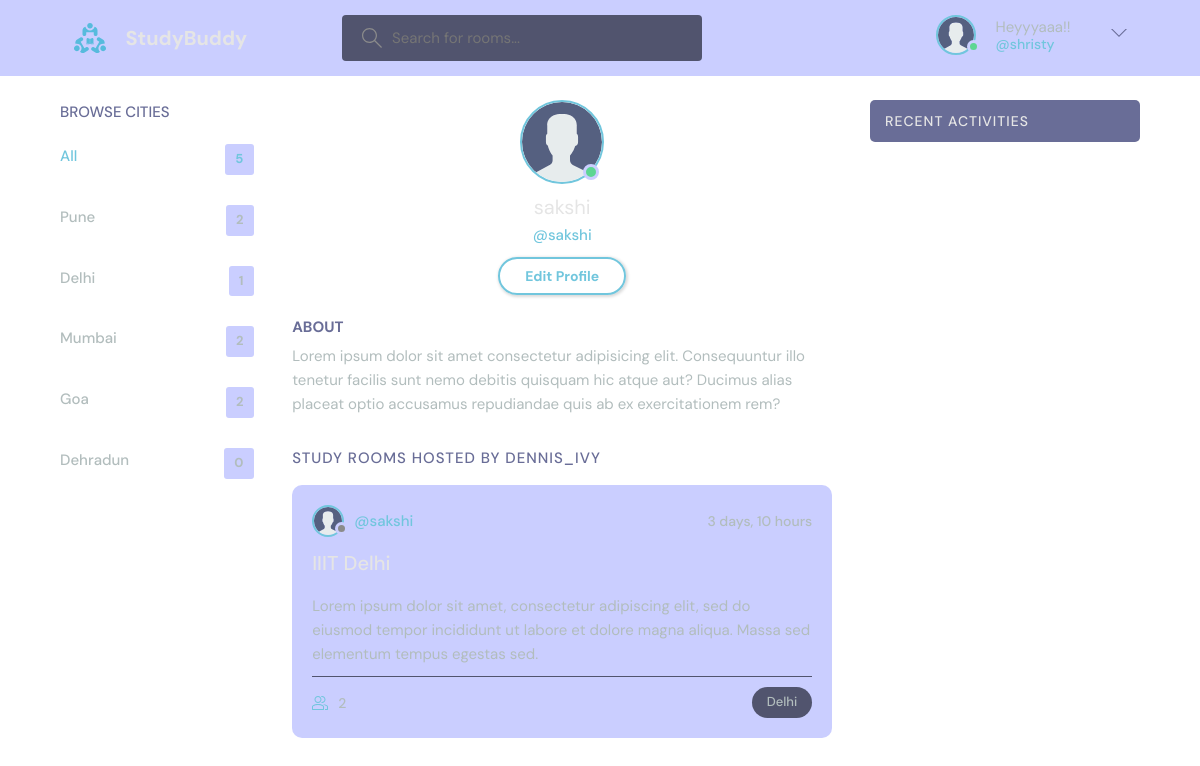
The app's page /profile/2/ (signed in) with its own data.
### base/models.py (models this page shows, shortened)
class City(models.Model):
    name = models.CharField(max_length=200)

class Room(models.Model):
    host = models.ForeignKey(User, on_delete=models.SET_NULL, null=True)
    city = models.ForeignKey(City, on_delete=models.SET_NULL, null=True)
    name = models.CharField(max_length=200)
    description = models.TextField(null=True, blank=True)
    participants = models.ManyToManyField(User, related_name='participants', blank=True)
    updated = models.DateTimeField(auto_now = True)
    created = models.DateTimeField(auto_now_add = True)
    class Meta:
        ordering = ['-updated', '-created']

### base/views.py (the view)
# urls.py: path('profile/<str:pk>/', views.userProfile, name="user-profile"),
def userProfile(request, pk):
    user = User.objects.get(id=pk)
    rooms = user.room_set.all()
    room_messages = user.message_set.all()
    citys = City.objects.all()
    context = {'user':user, 'rooms':rooms, 'citys':citys, 'room_messages':room_messages}
    return render(request, 'base/profile.html', context)

### base/templates/base/profile.html
{% extends 'main.html' %}
{%load static%}
{% block content %}
  <main class="profile-page layout layout--3">
    <div class="container">
      {% include 'base/city_component.html' %}
      <div class="roomList">
        <div class="profile">
          <div class="profile__avatar">
            <div class="avatar avatar--large active">
              <img src= "{% static 'images/avatar.svg' %}" />
            </div>
          </div>
          <div class="profile__info">
            <h3>{{user.username}}</h3>
            <p>@{{user.username}}</p>
            <a href="edit-user.html" class="btn btn--main btn--pill">Edit Profile</a>
          </div>
          <div class="profile__about">
            <h3>About</h3>
            <p>
              Lorem ipsum dolor sit amet consectetur adipisicing elit. Consequuntur illo tenetur
              facilis sunt nemo debitis quisquam hic atque aut? Ducimus alias placeat optio
              accusamus repudiandae quis ab ex exercitationem rem?
            </p>
          </div>
        </div>
        <div class="roomList__header">
          <div>
            <h2>Study Rooms Hosted by dennis_ivy</a>
            </h2>
          </div>
        </div>
        {% include 'base/feed_component.html' %}
      </div>
      {% include 'base/activity_component.html' %}
    </div>
  </main>
  {% endblock content%}

### templates/navbar.html (shortened to what this page needs)
{% load static %}
<header class="header header--loggedIn">
    <div class="container">
      <a href="{% url 'home' %}" class="header__logo">
        <img src="{% static 'images/logo.svg' %}" />
        <h1>StudyBuddy</h1>
      </a>
      <form class="header__search" method="GET" action="{% url 'home' %}">
        <label>
          <input name="q" placeholder="Search for rooms..." />
        </label>
      </form>
      <nav class="header__menu">
        {% if request.user.is_authenticated %}
        <div class="header__user">
          <p>
            <div class="avatar avatar--medium active">
                <img src="{% static 'images/avatar.svg' %}" />
            </div>
            <p>Heyyyaaa!! <span>@{{request.user.username}}</span></p>
          </p>
          <button class="dropdown-button">
            <svg version="1.1" xmlns="http://www.w3.org/2000/svg" width="32" height="32" viewBox="0 0 32 32">
              <title>chevron-down</title>
              <path d="M16 21l-13-13h-3l16 16 16-16h-3l-13 13z"></path>
            </svg>
          </button>
        </div>
        {%else%}
        <a href="{% url 'login' %}">
          <img src= "{% static 'images/avatar.svg' %}" />
          <p>Login</p>
        </a>
        {%endif %}
      </nav>
    </div>
  </header>

### base/templates/base/city_component.html
<div class="topics">
    <div class="topics__header">
      <h2>Browse Cities</h2>
    </div>
    <ul class="topics__list">
      <li>
        <a href="{% url 'home' %}" class="active">All <span>{{citys.count}}</span></a>
      </li>
        {% for city in citys %}
        <li>
            <a href = "{% url 'home' %}?q={{city.name}}"> {{city.name}} <span> {{city.room_set.all.count}} </span> </a>
        </li>
        {% endfor%}
    </ul>
  </div>

### base/templates/base/feed_component.html (shortened to what this page needs)
{% load static%}
{% for room in rooms %}
<div class="roomListRoom">
    <div class="roomListRoom__header">
      <a href="{% url 'user-profile' room.host.id %}" class="roomListRoom__author">
        <div class="avatar avatar--small">
            <img src= "{% static 'images/avatar.svg' %}">
        </div>
        <span>@{{room.host.username}}</span>
      </a>
      <div class="roomListRoom__actions">
        <span>{{room.created|timesince}}</span>
      </div>
    </div>
    <div class="roomListRoom__content">
      <a href="{% url 'room' room.id %}">{{room.name}}</a>
      <p>
        {{room.description}}</p>
    </div>
    <div class="roomListRoom__meta">
      <a href="{% url 'room' room.id %}" class="roomListRoom__joined">
        {{room.participants.all.count}}
      </a>
      <p class="roomListRoom__topic">{{room.city.name}}</p>
    </div>
  </div>
  {% endfor %}

### records on screen
City: name "Pune", room_set.all.count "2"
City: name "Delhi", room_set.all.count "1"
City: name "Mumbai", room_set.all.count "2"
City: name "Goa", room_set.all.count "2"
City: name "Dehradun", room_set.all.count "0"
Room: host.username "sakshi", created "3 days, 10 hours", description "Lorem ipsum dolor sit amet, consectetur adipiscing elit, sed do eiusmod tempor incididunt ut labore et dolore magna aliqua. Massa sed elementum tempus egestas sed.", participants.all.count "2", city.name "Delhi"

### other values on screen
{{ request.user.username }} "shristy"
{{ citys.count }} "5"
{{ user.username }} "sakshi"
